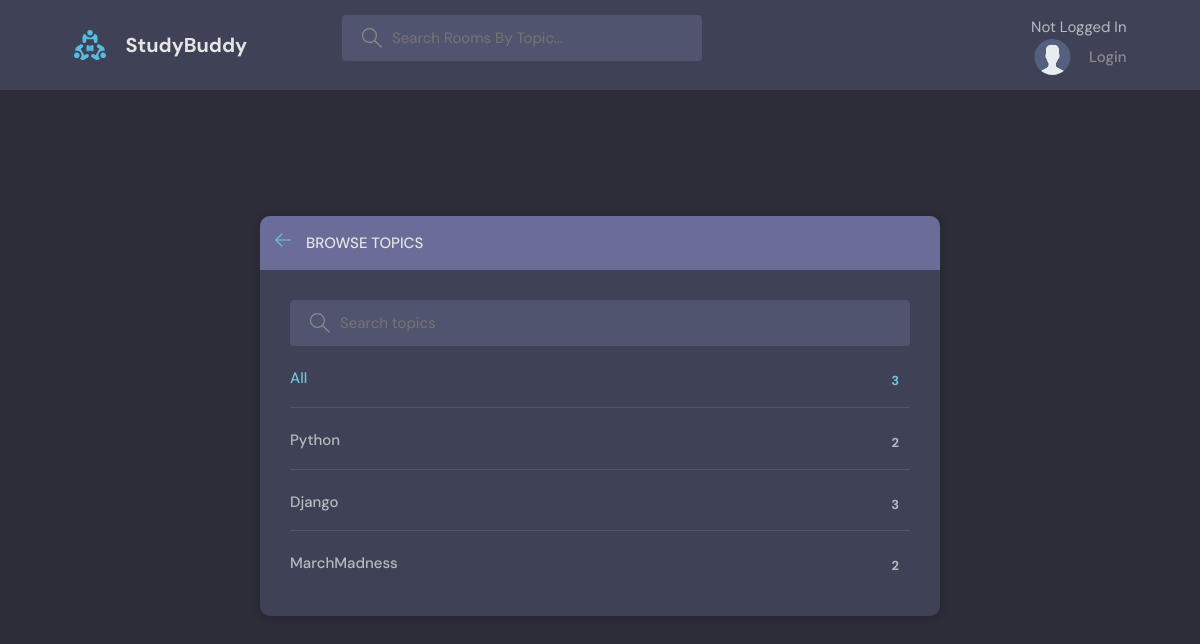
/topics/, run on an earlier commit of the app's database.
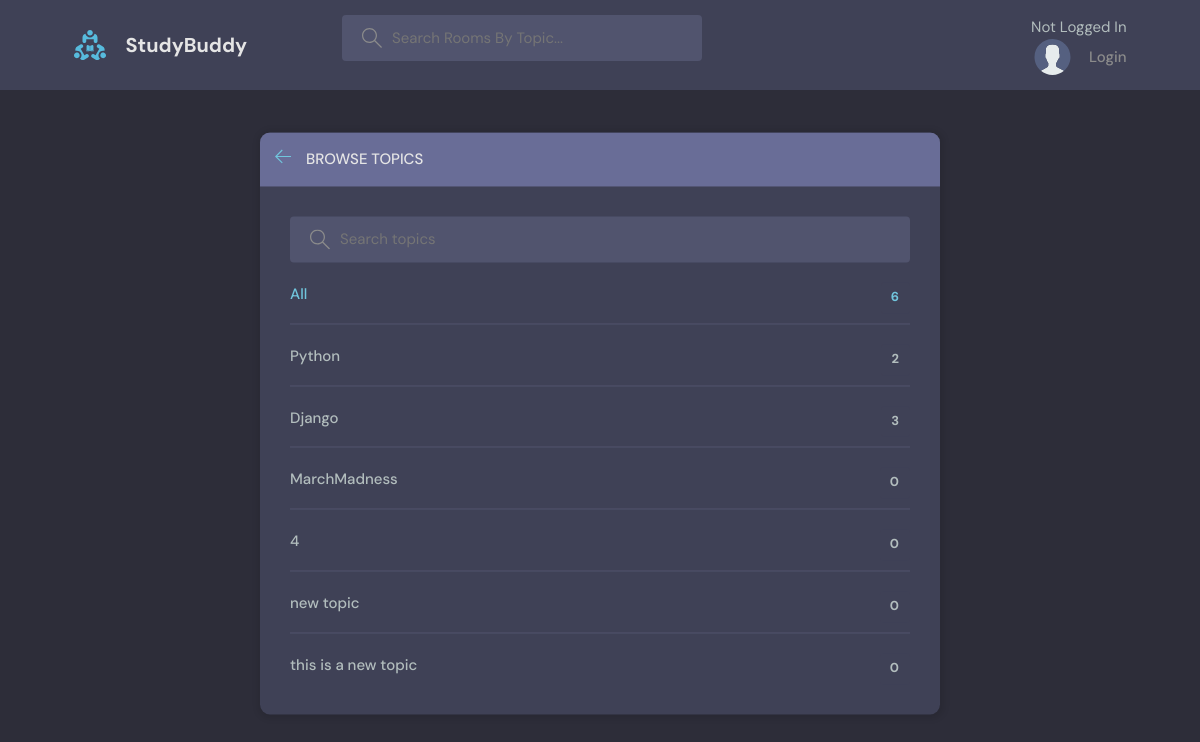
And on a later commit of the database.
### base/models.py (models this page shows, shortened)
class Topic(models.Model):
    name = models.CharField(max_length = 200)

### base/views.py (the view)
# urls.py: path('topics/', views.topicsPage, name="topics"),
def topicsPage(request):
    q = request.GET.get('q') if request.GET.get('q') != None else '' # inline if else to get query from URL (search)
    topics = Topic.objects.filter(name__icontains = q)
    return render(request, 'base/topics.html', {'topics': topics})

### base/templates/base/topics.html (shortened to what this page needs)
{%extends 'base.html'%}
{%block content%}
    <main class="create-room layout">
      <div class="container">
        <div class="layout__box">
          <div class="layout__boxHeader">
            <div class="layout__boxTitle">
              <a href="{% url 'home' %}">
                <svg version="1.1" xmlns="http://www.w3.org/2000/svg" width="32" height="32" viewBox="0 0 32 32">
                  <title>arrow-left</title>
                  <path
                    d="M13.723 2.286l-13.723 13.714 13.719 13.714 1.616-1.611-10.96-10.96h27.625v-2.286h-27.625l10.965-10.965-1.616-1.607z"
                  ></path>
                </svg>
              </a>
              <h3>Browse Topics</h3>
            </div>
          </div>
          <div class="topics-page layout__body">
            <form class="header__search">
              <label>
                <input name="q" action="" method = "GET" placeholder="Search topics" />
              </label>
            </form>
            <ul class="topics__list">
              <li>
                <a href="/" class="active">All <span>{{topics.count}}</span></a>
              </li>
              {% for topic in topics %}
              <li>
                <a href="{% url 'home' %}?q={{topic.name}}">{{topic.name}} <span>{{topic.room_set.count}}</span></a>
              </li>
              {% endfor %}
            </ul>
          </div>
        </div>
      </div>
    </main>
{% endblock %}

### templates/base.html (shortened to what this page needs)
<!DOCTYPE html>
{%load static%}
<html lang="en">
  <head>
    <link rel="stylesheet" href="{% static 'styles/style.css' %}" />
</head>
<body>
{%include 'navbar.html'%}
{%block content%}{%endblock%}
</body>
</html>

### templates/navbar.html (shortened to what this page needs)
{% load static %}
<header class="header header--loggedIn">
    <div class="container">
    <a href="{% url 'home' %}" class="header__logo">
        <img src="{% static 'images/logo.svg' %}" />
      <h1>StudyBuddy</h1>
    </a>
    <form class="header__search" method = "GET" action = "{% url 'home' %}">
        <label>
        <input type = "text"  name = "q" placeholder="Search Rooms By Topic..."/>
      </label>
    </form>
    <nav class="header__menu">
      {%if request.user.is_authenticated%}
      <div class="header__user">
          <a href="{% url 'user-profile' request.user.id %}">
              <div class="avatar avatar--medium active">
            <img src="{{request.user.avatar.url}}" />
        </div>
          <p>{{requst.user.username}} <span>@{{request.user.username}}</span></p>
        </a>
        <button class="dropdown-button">
            <svg version="1.1" xmlns="http://www.w3.org/2000/svg" width="32" height="32" viewBox="0 0 32 32">
            <title>chevron-down</title>
            <path d="M16 21l-13-13h-3l16 16 16-16h-3l-13 13z"></path>
          </svg>
        </button>
      </div>
      {% else %}
            Not Logged In
      <a href="{% url 'login' %}">
        <img src="{% static 'images/avatar.svg' %}" />
        <p>Login</p>
      </a>
{% endif %}
</nav>
</div>
</header>

### static/styles/style.css (style rules this page uses)
:root { --color-main: #71c6dd; --color-main-light: #e1f6fb; --color-dark: #3f4156; --color-dark-medium: #51546e; --color-dark-light: #696d97; --color-light: #e5e5e5; --color-gray: #8b8b8b; --color-light-gray: #b2bdbd; --color-bg: #2d2d39; --color-success: #5dd693; --color-error: #fc4b0b; }
* { font-family: "DM Sans", -apple-system, BlinkMacSystemFont, "Segoe UI", Roboto, Oxygen, Ubuntu, Cantarell, "Open Sans", "Helvetica Neue", sans-serif; margin: 0; padding: 0; box-sizing: border-box; text-rendering: optimizeLegibility; font-size: inherit; }
html { font-size: 56.25%; }
@media only screen and (min-width: 1200px) { html { font-size: 62.5%; } }
body { line-height: 1.6; font-weight: 400; font-size: 1.5rem; color: var(--color-light-gray); background-color: var(--color-bg); min-height: 100vh; }
img { width: 100%; }
a { display: inline-block; color: var(--color-main); text-decoration: none; }
.container { max-width: 120rem; width: 90%; margin: auto; }
.header { padding: 1.5rem; background-color: var(--color-dark); }
.header > .container { display: flex; gap: 9.5rem; }
.header__logo, .header__user { display: flex; gap: 2rem; align-items: center; }
.header__logo > img { height: 3.2rem; width: 3.2rem; }
.header__logo > h1 { font-weight: 700; font-size: 2rem; color: var(--color-light); }
.header__search > label { background-color: var(--color-dark-medium); padding: 1.3rem 1rem; display: flex; align-items: center; gap: 1rem; border-radius: 4px; }
.header__search svg { fill: var(--color-gray); width: 2rem; height: 2rem; margin-left: 1rem; }
.header__search input { width: 30rem; background: transparent; border: none; outline: none; color: var(--color-light); }
.header__menu { margin-left: auto; position: relative; }
.header__menu a { display: flex; gap: 1.5rem; align-items: center; font-weight: 500; text-decoration: none; color: var(--color-gray); }
.header__menu img { height: 3.6rem; }
.header__menu p { line-height: 1.2; }
.layout { margin-top: 2.4rem; }
.layout > .container { display: flex; justify-content: space-between; align-items: flex-start; }
.layout__box { width: 90%; max-width: 48rem; min-height: 40rem; position: absolute; top: 50%; left: 50%; transform: translate(-50%, -46%); background-color: var(--color-dark); border-radius: 1rem; box-shadow: 1px 1px 6px 3px rgba(0, 0, 0, 0.1); overflow: hidden; }
.layout__boxHeader { display: flex; padding: 1.5rem; background-color: var(--color-dark-light); }
.layout__boxTitle { display: flex; gap: 1.5rem; align-items: center; }
.layout__boxTitle h3 { text-transform: uppercase; font-weight: 500; color: var(--color-light); }
.layout__boxTitle svg { width: 1.6rem; height: 1.6rem; fill: var(--color-main); }
.layout__body { margin: 3rem; }
.topics__list { list-style: none; }
.topics__list li a { display: flex; justify-content: space-between; margin-bottom: 3rem; font-weight: 500; color: var(--color-light-gray); transition: all 0.3s ease-in-out; }
.topics__list li a.active, .topics__list li a:hover { color: var(--color-main); }
.topics__list li a span { padding: 0.5rem 1rem; background-color: var(--color-dark); border-radius: 3px; font-size: 1.3rem; font-weight: 700; letter-spacing: 1px; }
.topics-page .topics__list li:not(:last-child) a { margin: 2rem 0; padding-bottom: 1rem; text-decoration: none; border-bottom: 1px solid var(--color-dark-medium); }
.topics-page .header__search { display: block; }
.create-room.layout .layout__box { max-width: 68rem; }

What changed in the data, as far as the page shows it:
computed for Topic "MarchMadness": room_set.count "2" → "0"
added Topic: name "4", room_set.count "0"
added Topic: name "new topic", room_set.count "0"
added Topic: name "this is a new topic", room_set.count "0"
Also different on the page:
{{ topics.count }}: "3" → "6"
